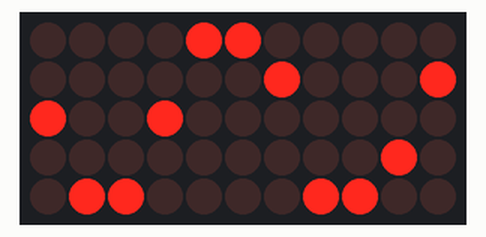
Bench run of a program on a simulated Raspberry Pi (BCM pin numbers) with a Scroll pHAT. Shown: 11×5 LED matrix.

Above: at 0.15 s.
At 5.01 s:
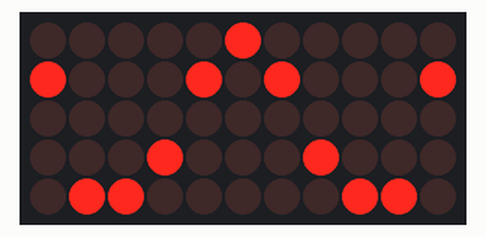
At 9.86 s:
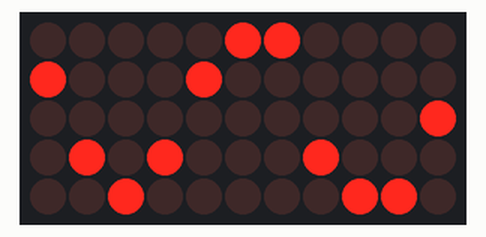
At 19.88 s:
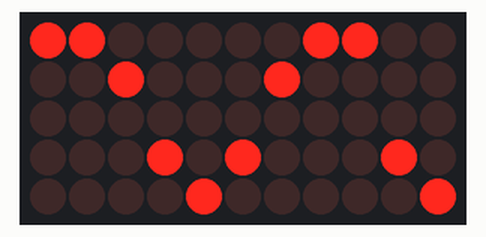
At 29.6 s:
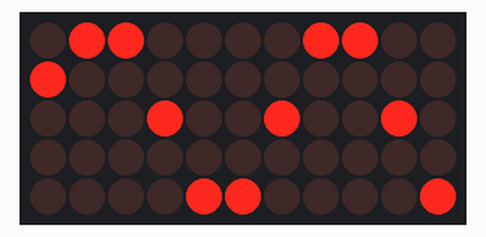
At 39.62 s:
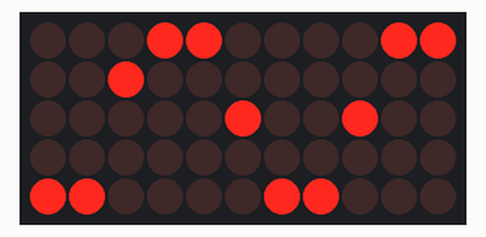

The program:

test.py
```python
#!/usr/bin/env python

import scrollphat
import math
import time
import sys

i = 0
buf = [0] * 11
scrollphat.set_brightness(20)

while True:
    try:
        for x in range(0, 11):
            y = (math.sin((i + (x * 10)) / 10.0) + 1) # Produces range from 0 to 2
            y *= 2.5 # Scale to 0 to 5
            buf[x] = 1 << int(y)

        scrollphat.set_buffer(buf)
        scrollphat.update()

        time.sleep(0.005)

        i += 1
    except KeyboardInterrupt:
        scrollphat.clear()
        sys.exit(-1)
```
